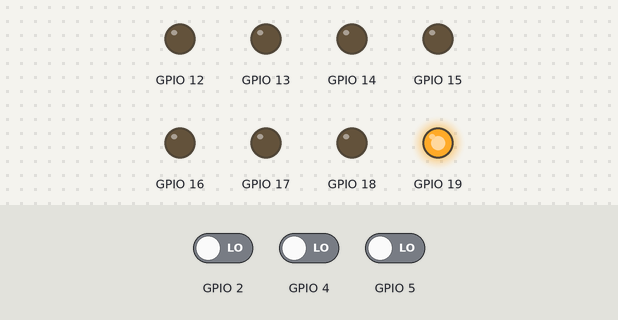
A program run on a simulated ESP32. On the bench: output pins drawn as LEDs (lit = HIGH). The test bench sets the inputs (shaded band); at power-on: GPIO 2 LOW, GPIO 4 LOW, GPIO 5 LOW.

Above: at 1.2 s.
1.3 s: GPIO 2 driven HIGH
At 2.0 s:
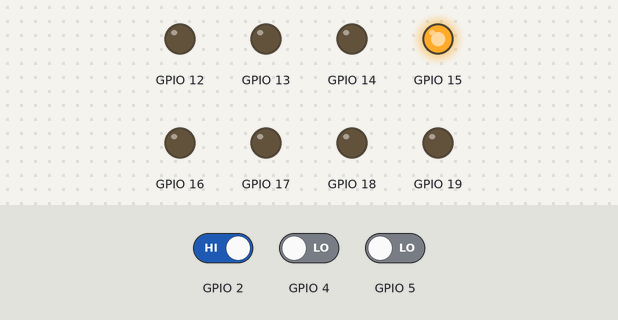
2.8 s: GPIO 4 driven HIGH
At 3.1 s:
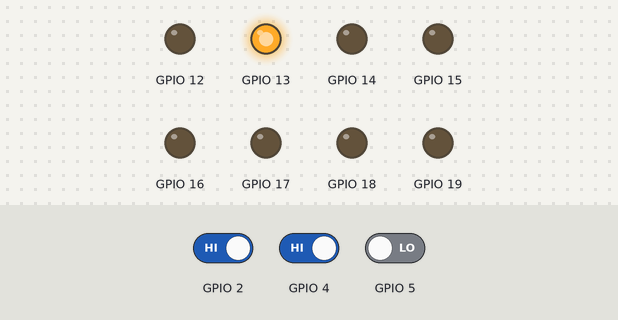
4.3 s: GPIO 5 driven HIGH
At 5.5 s:
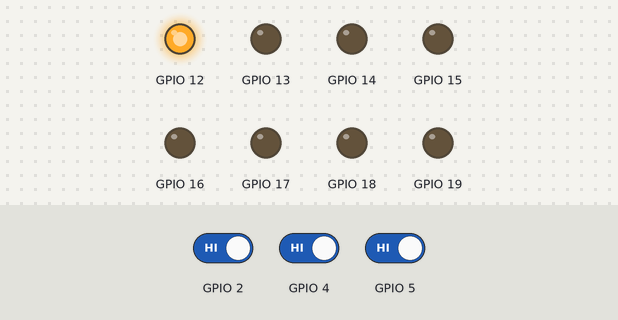
5.8 s: GPIO 2 driven LOW
At 6.6 s:
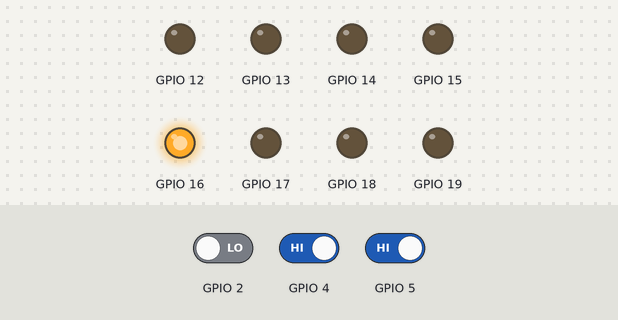
7.3 s: GPIO 4 driven LOW
At 7.8 s:
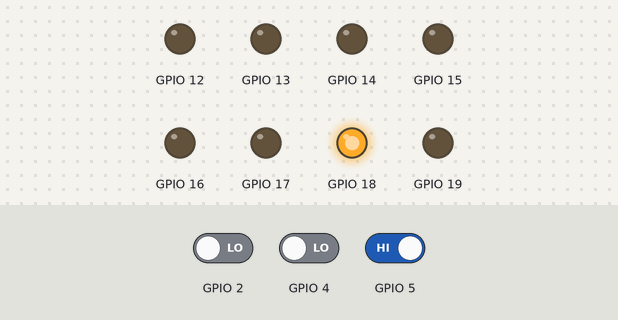
8.8 s: GPIO 2 driven HIGH
At 10.1 s:
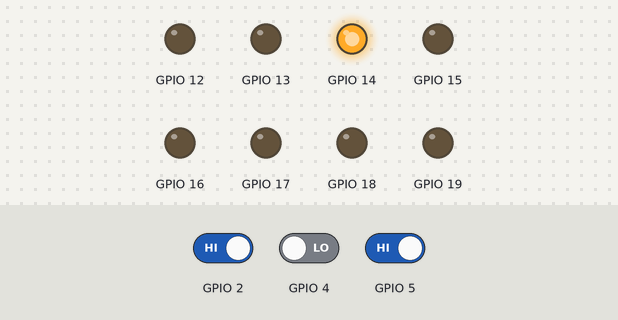
Timing chart, 0 to 11.3 s (numbered marks = the images above; inputs shaded):
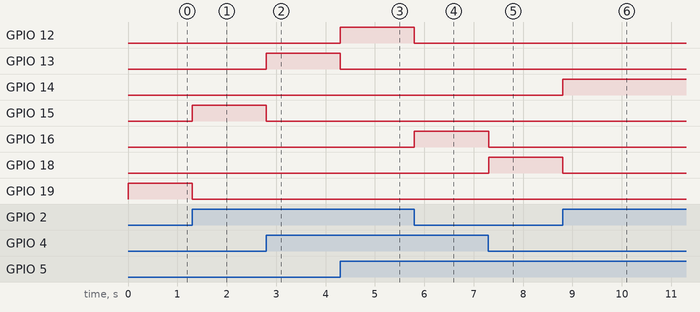

Measured:
- after the input at 1.3 s, GPIO 15: LOW → HIGH at once; GPIO 19: HIGH → LOW at once
- after the input at 2.8 s, GPIO 13: LOW → HIGH at once; GPIO 15: HIGH → LOW at once
- after the input at 4.3 s, GPIO 12: LOW → HIGH at once; GPIO 13: HIGH → LOW at once
- after the input at 5.8 s, GPIO 12: HIGH → LOW at once; GPIO 16: LOW → HIGH at once
- after the input at 7.3 s, GPIO 16: HIGH → LOW at once; GPIO 18: LOW → HIGH at once
- after the input at 8.8 s, GPIO 14: LOW → HIGH at once; GPIO 18: HIGH → LOW at once

The program:

main.cpp
```cpp
#include <Arduino.h>
int X,Y,Z;
int A,B,C,D,E,F,G,H;
void disp_7447(int H, int G, int F, int E, int D,int C, int B, int A)
{
  digitalWrite(12, A);
  digitalWrite(13, B);
  digitalWrite(14, C);
  digitalWrite(15, D);
  digitalWrite(16, E);
  digitalWrite(17, F);
  digitalWrite(18, G);
  digitalWrite(19, H);

}
void setup() {
    pinMode(12, OUTPUT);
    pinMode(13, OUTPUT);
    pinMode(14, OUTPUT);
    pinMode(15, OUTPUT);
    pinMode(16, OUTPUT);
    pinMode(17, OUTPUT);
    pinMode(18, OUTPUT);
    pinMode(19, OUTPUT);
    pinMode(2, INPUT);
    pinMode(4, INPUT);
    pinMode(5, INPUT);}

void loop() {
X=digitalRead(2);
Y=digitalRead(4);
Z=digitalRead(5);

A= !X&&!Y&&!Z;
B= !X&&!Y&&Z;
C= !X&&Y&&!Z;
D= !X&&Y&&Z;
E= X&&!Y&&!Z;
F= X&&!Y&&Z;
G= X&&Y&&!Z;
H= X&&Y&&Z;

disp_7447(A,B,C,D,E,F,G,H);
}
```
